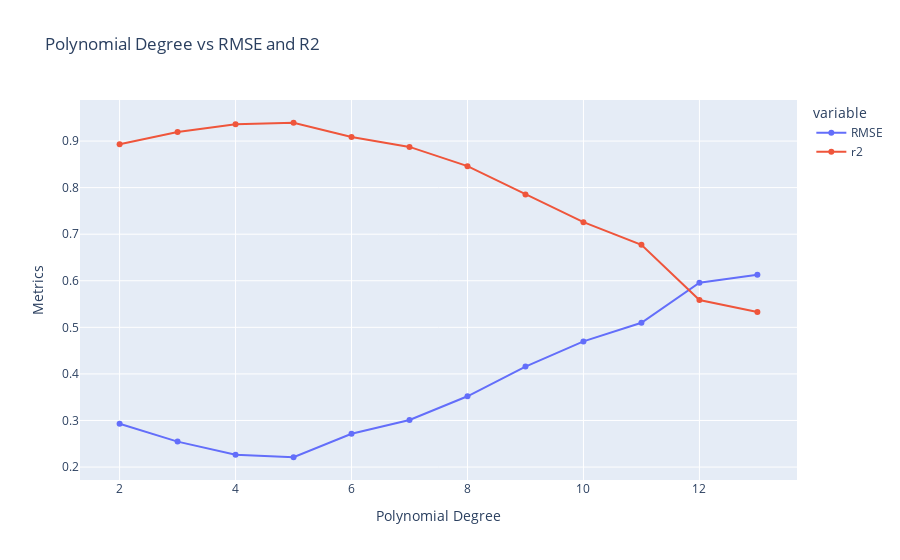

Write notebook code for a chart like this one.
### Markdown cell above
<p style="font-family=verdana">
Although degree 5 gives the best results, it’s often safer to step back by one degree to avoid overfitting. Choosing degree 4 helps create a more general model that captures the main patterns without becoming too specific to our current data. This way, the model is more likely to perform well on new data too!
</p>

### Code cell
fig = px.line(df, x="Degree", y=["RMSE", "r2"], markers=True, labels={
    "value": "Metrics",
    "Degree": "Polynomial Degree"
}, title="Polynomial Degree vs RMSE and R2")
fig.update_traces(mode="lines+markers")
fig.show()

### Figure 1 — Plotly figure (JSON) as saved in the notebook; plotly's stock layout.template omitted (floating-point values rounded to 4 significant figures)
{"data": [{"hovertemplate": "variable=RMSE<br>Polynomial Degree=%{x}<br>Metrics=%{y}<extra></extra>", "legendgroup": "RMSE", "line": {"color": "#636efa", "dash": "solid"}, "marker": {"symbol": "circle"}, "mode": "lines+markers", "name": "RMSE", "orientation": "v", "showlegend": true, "type": "scatter", "x": [2, 3, 4, 5, 6, 7, 8, 9, 10, 11, 12, 13], "xaxis": "x", "y": [0.293, 0.2546, 0.2266, 0.221, 0.2714, 0.301, 0.3519, 0.4158, 0.4698, 0.5098, 0.5959, 0.6131], "yaxis": "y"}, {"hovertemplate": "variable=r2<br>Polynomial Degree=%{x}<br>Metrics=%{y}<extra></extra>", "legendgroup": "r2", "line": {"color": "#EF553B", "dash": "solid"}, "marker": {"symbol": "circle"}, "mode": "lines+markers", "name": "r2", "orientation": "v", "showlegend": true, "type": "scatter", "x": [2, 3, 4, 5, 6, 7, 8, 9, 10, 11, 12, 13], "xaxis": "x", "y": [0.8933, 0.9195, 0.9362, 0.9393, 0.9085, 0.8875, 0.8461, 0.7852, 0.7258, 0.6771, 0.5588, 0.5329], "yaxis": "y"}], "layout": {"legend": {"title": {"text": "variable"}, "tracegroupgap": 0}, "title": {"text": "Polynomial Degree vs RMSE and R2"}, "xaxis": {"anchor": "y", "domain": [0, 1], "title": {"text": "Polynomial Degree"}}, "yaxis": {"anchor": "x", "domain": [0, 1], "title": {"text": "Metrics"}}}}
